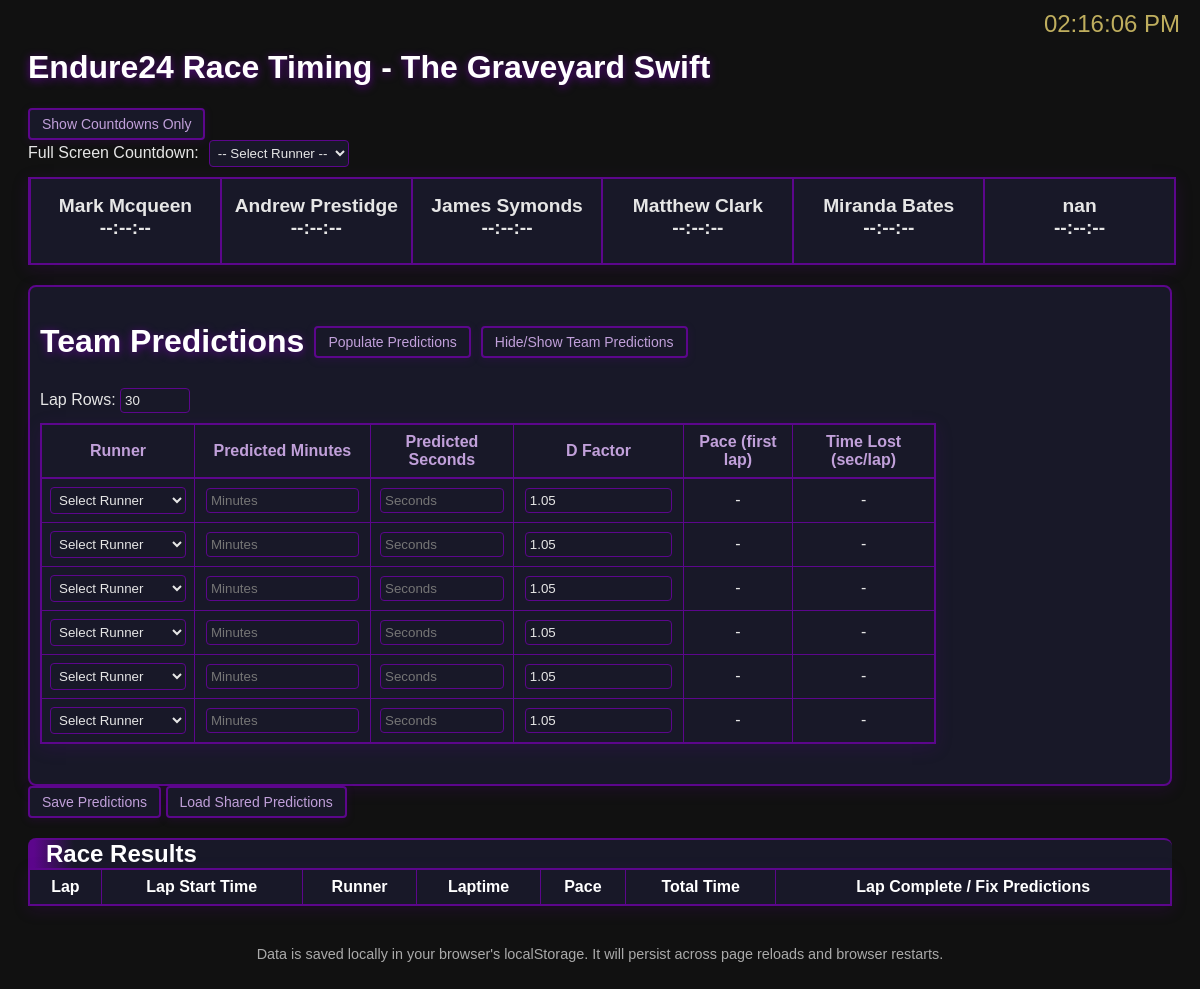
The app's page /, older data.
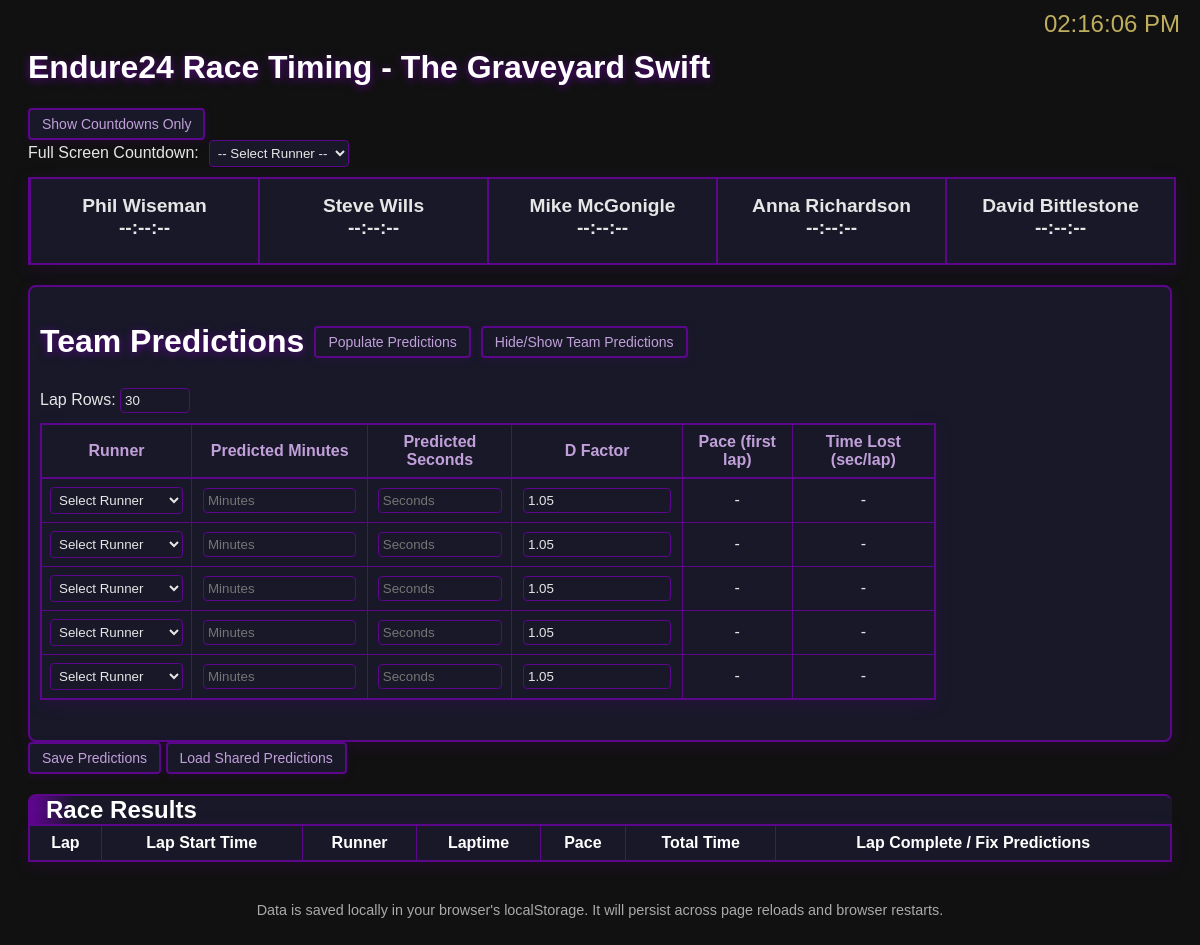
The same page, newer data.
### e24_app/models.py (models this page shows)
class Runner(models.Model):
    name = models.CharField(max_length=100)

### e24_app/views.py (the view, shortened to what this page needs)
# urls.py: path('', views.live_results, name='live_results'),
def live_results(request):
    if USE_GITHUB_RESULTS:
        results = fetch_results(team_id=None, test=True)
        is_test=False
    else:
        team_id = request.session.get('team_id')
        is_test = request.session.get('is_test', False)
        results = fetch_results(team_id, test=is_test)
    if not results:
        print("No results found, rendering empty results table.")
        return render(request, 'e24_app/live_results.html', {
            'laps': [],
            'runners': Runner.objects.all(),
            'total_laps': 0,
            'cumulative_time': "00:00:00",
            'range_1_to_5': range(1, 6),
        })

### e24_app/templates/e24_app/live_results.html (shortened to what this page needs)
<!DOCTYPE html>
<html lang="en">
<head>
</head>
<body onload="loadData()">
{% load static dict_get %}
<div id="currentTimeClock" style="position:fixed;top:10px;right:20px;font-size:1.5em;color:#bfae5e;z-index:2000;"></div>
<h1>Endure24 Race Timing - The Graveyard Swift</h1>
<button id="toggleModeBtn" onclick="toggleMode()">Show Countdowns Only</button>
<div style="display: flex; align-items: center; gap: 10px; margin-bottom: 10px;">
  <label for="singleRunnerSelect">Full Screen Countdown:</label>
  <select id="singleRunnerSelect" onchange="showSingleCountdown()">
    <option value="">-- Select Runner --</option>
  </select>
</div>
<div id="runnerCountdowns" style="margin-bottom: 20px;">
  {% for runner in runners %}
  <div class="runner-timer" data-runner-index="{{ forloop.counter0 }}">
    <div class="runner-name-display">{{ runner.name }}</div>
    <div class="runner-countdown-value">--:--:--</div>
  </div>
  {% endfor %}
</div>
<div class="team-container">
  <div style="display: flex; align-items: center; gap: 10px; margin-bottom: 1px;">
    <h2 style="margin: 1;">Team Predictions</h2>
    <button type="button" onclick="confirmPopulate()">Populate Predictions</button>
    <button onclick="togglePredictionTable()">Hide/Show Team Predictions</button>
  </div>
  <div id="teamPredictionWrapper">
    <div style="margin-bottom: 10px;">
      <label for="lapCount">Lap Rows:</label>
      <input id="lapCount" min="1" onchange="generateLapRows(); saveData();" style="width: 60px;" type="number" value="30"/>
    </div>
    <table id="teamPredictions" style="width: 80%; margin-top: 0;">
      <thead>
        <tr>
          <th>Runner</th>
          <th>Predicted Minutes</th>
          <th>Predicted Seconds</th>
          <th>D Factor</th>
          <th>Pace (first lap)</th>
          <th>Time Lost (sec/lap)</th>
        </tr>
      </thead>
      <tbody>
        {% for runner in runners %}
        <tr>
          <td>
            <select class="runner-dropdown" onchange="saveData();">
              <option value="">Select Runner</option>
            </select>
          </td>
          <td>
            <input type="number" class="runner-minutes" min="0" placeholder="Minutes" oninput="updatePace(this); saveData();">
          </td>
          <td>
            <input type="number" class="runner-seconds" min="0" max="59" placeholder="Seconds" oninput="updatePace(this); saveData();">
          </td>
          <td>
            <input type="number" class="runner-dfactor" min="1" step="0.01" placeholder="D Factor" value="1.05" oninput="updatePace(this); saveData();">
          </td>
          <td><span class="runner-pace">-</span></td>
          <td><span class="runner-time-lost">-</span></td>
        </tr>
        {% endfor %}
      </tbody>
    </table>
  </div>
</div>
<button onclick="savePredictionsToServer()">Save Predictions</button>
<button onclick="forceLoadPredictionsFromServer()">Load Shared Predictions</button>
<div class="race-header">Race Results</div>
<table id="raceTable">
  <thead>
    <tr>
      <th>Lap</th>
      <th>Lap Start Time</th>
      <th>Runner</th>
      <th>Laptime</th>
      <th>Pace</th>
      <th>Total Time</th>
      <th>Lap Complete / Fix Predictions</th>
    </tr>
  </thead>
</table>
<footer>
  <p>Data is saved locally in your browser's localStorage. It will persist across page reloads and browser restarts.</p>
</footer>
</body>
</html>

### e24_app/templates/e24_app/live_results.html (style rules this page uses)
body { font-family: Arial, sans-serif; padding: 20px; background-color: #111; color: #e6e6e6; font-size: 1rem; }
h1, h2 { color: #fff; font-size: 2rem; text-shadow: 0 2px 8px #5c068c; }
table { width: 100%; border-collapse: collapse; margin-bottom: 30px; background-color: #181828; border: 2px solid #5c068c; box-shadow: 0 4px 16px rgba(92,6,140,0.2); }
th, td { border: 1px solid #5c068c; padding: 8px; text-align: center; }
th { background-color: #181828; color: #c1a0da; border-bottom: 2px solid #5c068c; }
input[type="number"], input[type="text"] { width: 90%; padding: 4px; border: 1px solid #5c068c; border-radius: 4px; background: #181828; color: #e6e6e6; }
select { background: #181828; color: #e6e6e6; border: 1px solid #5c068c; border-radius: 4px; padding: 4px; }
button { padding: 6px 12px; font-size: 14px; height: auto; background-color: #181828; color: #c1a0da; border: 2px solid #5c068c; border-radius: 4px; cursor: pointer; box-shadow: 0 2px 8px rgba(92,6,140,0.2); transition: background 0.2s, color 0.2s; }
footer { margin-top: 40px; font-size: 0.9em; color: #aaa; text-align: center; }
.race-header { display: flex; justify-content: flex-start; margin-top: 20px; font-size: 1.5em; font-weight: bold; color: #fff; border-left: 6px solid #5c068c; border-top: 2px solid #5c068c; border-radius: 8px 8px 0 0; background: linear-gradient(90deg, #5c068c 0px, #181828 40px); padding-left: 12px; margin-bottom: 0; }
#raceTable thead th { position: sticky; top: 0; background-color: #181828; color: #fff; z-index: 1; border-bottom: 2px solid #5c068c; }
#runnerCountdowns { position: sticky; top: 0; z-index: 100; background-color: #181828; padding-top: 4px; padding-bottom: 4px; }
.team-container { display: flex; flex-direction: column; justify-content: flex-start; background-color: #181828; padding: 10px; border-radius: 8px; box-shadow: 0 4px 16px rgba(92,6,140,0.2); border: 2px solid #5c068c; }
#teamPredictions th:first-child, #teamPredictions td:first-child { width: 120px; white-space: nowrap; }
#runnerCountdowns { display: flex; flex-wrap: nowrap; gap: 0; width: 100%; max-width: 100vw; position: sticky; top: 0; z-index: 100; background-color: #181828; padding: 0; margin: 0; border: 2px solid #5c068c; box-shadow: 0 4px 16px rgba(92,6,140,0.2); }
.runner-timer { flex: 1 1 0; min-width: 0; max-width: 100%; box-sizing: border-box; margin: 0; padding: 16px 4px; font-size: 1.2em; border-left: 1px solid #5c068c; border-right: 1px solid #5c068c; border-top: none; border-bottom: none; background-color: #181828; color: #e6e6e6; text-align: center; font-weight: bold; display: flex; flex-direction: column; justify-content: center; border-radius: 0; transition: background 0.2s, color 0.2s; }
.runner-timer:last-child { border-right: none; }

Row changes from the older to the newer data that the page shows:
removed Runner: name "nan"
changed Runner: name "Mark Mcqueen" → "Phil Wiseman"
changed Runner: name "Andrew Prestidge" → "Steve Wills"
changed Runner: name "James Symonds" → "Mike McGonigle"
changed Runner: name "Matthew Clark" → "Anna Richardson"
changed Runner: name "Miranda Bates" → "David Bittlestone"
